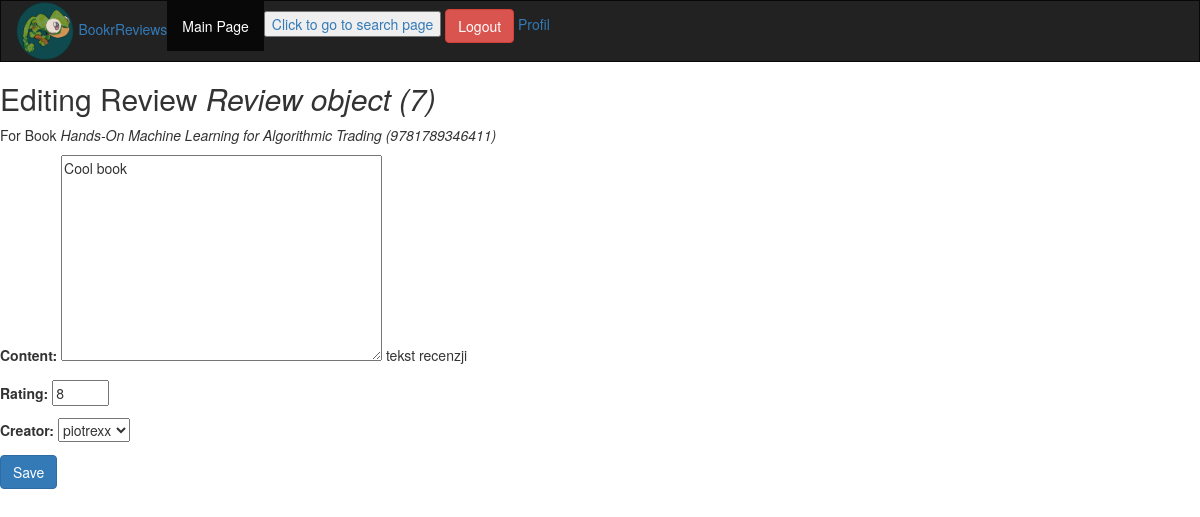
The page /books/2/reviews/7/ (signed in) on the database its author committed.
### myapp/models.py (models this page shows)
class Review(models.Model):
    content = models.TextField(help_text="tekst recenzji", max_length=100)
    rating = models.IntegerField(help_text="ocena użytkownika od 0 do 10") #,validators=[MaxValueValidator(10), MinValueValidator(0)]
    date_created = models.DateField(auto_now_add=True, help_text="Data i czas powstania recenzji")
    date_edited = models.DateField(null=True, help_text="Data i czas ostatniej edycji recenzji")
    creator = models.ForeignKey(auth.get_user_model(), on_delete=models.CASCADE)
    book = models.ForeignKey(Book, on_delete=models.CASCADE, help_text="Recenzowana książka")

class Book(models.Model):
    title = models.CharField(max_length=70, help_text="tytuł książki")
    publication_date = models.DateField(verbose_name="Data publikacji książki")
    isbn = models.CharField(max_length=20,verbose_name="number ISBN książki")
    publisher = models.ForeignKey(Publisher, on_delete=models.CASCADE) # publisher is using ForeignKey that is a many-to-one relationship. Field "publisher" is linked to Publisher Model and if the publisher that is linked to this field will be deleted this will be deleted too.
    contributors = models.ManyToManyField('Contributor',through="BookContributor")
    def __str__(self):
        return "{} ({})".format(self.title, self.isbn) # it is for showing name and isbn number in Django Admin Panel

### myapp/views.py (the view)
# urls.py: path('books/<int:book_pk>/reviews/<int:review_pk>/', views.reviews_post, name='review_edit'),
@login_required
def reviews_post(request, book_pk, review_pk=None):
    book = get_object_or_404(Book, pk=book_pk)
    if review_pk is not None:
        review = get_object_or_404(Review, book_id=book_pk, pk=review_pk)
        user = request.user
        if not user.is_staff and review.creator.id != user.id:
            raise PermissionDenied
    else:
        review = None
    if request.method == "POST":
        form = ReviewsForm(request.POST, instance=review)
        if form.is_valid():
            updated_review = form.save(False)
            updated_review.book = book
            if review is None:
                messages.success(request, "Review for \"{}\" created.".format(book))
            else:
                updated_review.date_edited = timezone.now()
                messages.success(request, "Review for \"{}\" updated.".format(book))
            updated_review.save()
            return redirect("Detail", book.pk)
    else:
        form = ReviewsForm(instance=review)
    return render(request, "review_form.html",
                  {"form": form,
                   "instance": review,
                   "model_type": "Review",
                   "related_instance": book,
                   "related_model_type": "Book"
                   })

### myapp/forms.py
class ReviewsForm(forms.ModelForm):
   rating = forms.IntegerField(max_value=10,min_value=0)
   class Meta:
      model = Review
      exclude = ["date_edited", "book"]

### myapp/templates/review_form.html (shortened to what this page needs)
{% extends 'base.html' %}
{% block content %}
<h2>
    {% if instance %}
        Editing {{ model_type }} <em>{{ instance }}</em>
    {% else %}
        New {{ model_type }}
    {% endif %}
</h2>
{% if related_instance and related_model_type %}
  <p>For {{ related_model_type }} <em>{{ related_instance }}</em></p>
{% endif %}
<form method="post">
    {{ form.as_p }}
    <button type="submit" class="btn btn-primary">
        {% if instance %}Save{% else %}Create{% endif %}
    </button>
</form>
{% endblock %}

### rows shown on the page
Review: id "Review object (7)", content "Cool book", rating "8", creator "piotrexx"
Book: title+isbn "Hands-On Machine Learning for Algorithmic Trading (9781789346411)"

### other values the page prints
{{ model_type }} "Review"
{{ related_model_type }} "Book"
